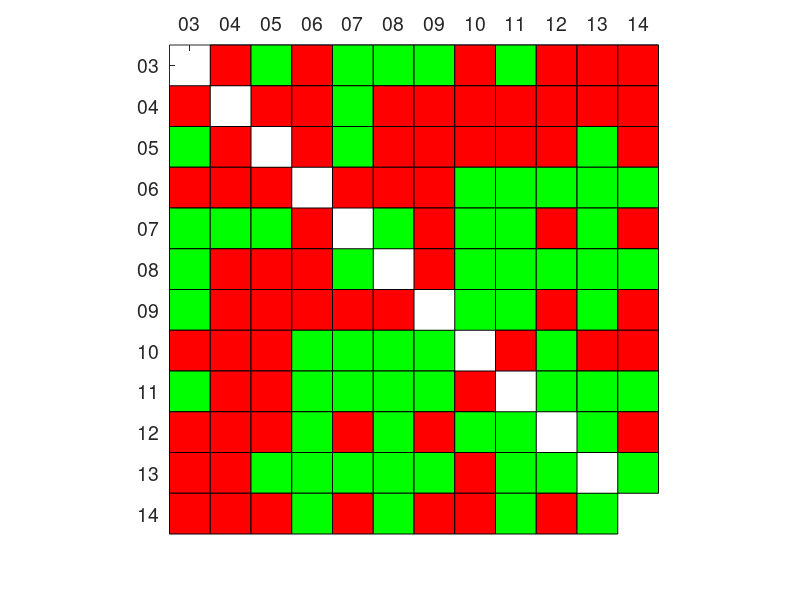

MATLAB code to generate this figure:
clear all;
clc;
limits = 3:15;
ax = get(gca);
label = num2str((limits-1)','%02d');
fontSize = 14;

set(gca,'XAxisLocation','top');
set(gca,'YDir','reverse');
set(gca,'XTick',(limits)');
set(gca,'YTick',(limits)');
set(gca,'XTickLabel',label);
set(gca,'YTickLabel',label);
set(gca,'FontSize',fontSize);
axis([min(limits) max(limits) min(limits) max(limits)] + 0.5);
axis square;

for i = limits(1:end-1)
    for j = (i+1):max(limits-1)
        
        Q = randi(2,1)-1;
        x1 = [i i+1 i+1 i] + 0.5;
        y1 = [j j j+1 j+1] + 0.5;
        x2 = y1;
        y2 = x1;
        
        if ~Q;           
            patch(x1,y1,'green');
            patch(x2,y2,'green');
        else      
            patch(x1,y1,'red');
            patch(x2,y2,'red');
        end
        
        if i == j
            patch(x,y,'white');
        end
        
        pause(1/10);
    end
end
